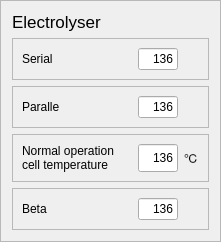
           <widget class="QFrame" name="frame_13">
            <property name="minimumSize">
             <size>
              <width>203</width>
              <height>0</height>
             </size>
            </property>
            <property name="frameShape">
             <enum>QFrame::StyledPanel</enum>
            </property>
            <property name="frameShadow">
             <enum>QFrame::Raised</enum>
            </property>
            <layout class="QVBoxLayout" name="verticalLayout_4">
             <item>
              <widget class="QLabel" name="label_31">
               <property name="font">
                <font>
                 <pointsize>13</pointsize>
                </font>
               </property>
               <property name="text">
                <string>Electrolyser</string>
               </property>
               <property name="textFormat">
                <enum>Qt::AutoText</enum>
               </property>
              </widget>
             </item>
             <item>
              <widget class="QFrame" name="frame_14">
               <property name="minimumSize">
                <size>
                 <width>0</width>
                 <height>20</height>
                </size>
               </property>
               <property name="frameShape">
                <enum>QFrame::StyledPanel</enum>
               </property>
               <property name="frameShadow">
                <enum>QFrame::Raised</enum>
               </property>
               <layout class="QHBoxLayout" name="horizontalLayout_10">
                <item>
                 <widget class="QLabel" name="label_22">
                  <property name="minimumSize">
                   <size>
                    <width>110</width>
                    <height>0</height>
                   </size>
                  </property>
                  <property name="text">
                   <string>Serial</string>
                  </property>
                  <property name="wordWrap">
                   <bool>true</bool>
                  </property>
                 </widget>
                </item>
                <item>
                 <widget class="QLineEdit" name="lineEdit_11">
                  <property name="minimumSize">
                   <size>
                    <width>40</width>
                    <height>0</height>
                   </size>
                  </property>
                  <property name="maximumSize">
                   <size>
                    <width>40</width>
                    <height>10000</height>
                   </size>
                  </property>
                  <property name="font">
                   <font>
                    <italic>false</italic>
                   </font>
                  </property>
                  <property name="text">
                   <string>136</string>
                  </property>
                  <property name="alignment">
                   <set>Qt::AlignRight|Qt::AlignTrailing|Qt::AlignVCenter</set>
                  </property>
                 </widget>
                </item>
                <item>
                 <widget class="QLabel" name="label_23">
                  <property name="text">
                   <string/>
                  </property>
                 </widget>
                </item>
               </layout>
              </widget>
             </item>
             <item>
              <widget class="QFrame" name="frame_15">
               <property name="frameShape">
                <enum>QFrame::StyledPanel</enum>
               </property>
               <property name="frameShadow">
                <enum>QFrame::Raised</enum>
               </property>
               <layout class="QHBoxLayout" name="horizontalLayout_11">
                <item>
                 <widget class="QLabel" name="label_25">
                  <property name="minimumSize">
                   <size>
                    <width>110</width>
                    <height>0</height>
                   </size>
                  </property>
                  <property name="text">
                   <string>Paralle</string>
                  </property>
                  <property name="wordWrap">
                   <bool>true</bool>
                  </property>
                 </widget>
                </item>
                <item>
                 <widget class="QLineEdit" name="lineEdit_12">
                  <property name="minimumSize">
                   <size>
                    <width>40</width>
                    <height>0</height>
                   </size>
                  </property>
                  <property name="maximumSize">
                   <size>
                    <width>40</width>
                    <height>10000</height>
                   </size>
                  </property>
                  <property name="font">
                   <font>
                    <italic>false</italic>
                   </font>
                  </property>
                  <property name="text">
                   <string>136</string>
                  </property>
                  <property name="alignment">
                   <set>Qt::AlignRight|Qt::AlignTrailing|Qt::AlignVCenter</set>
                  </property>
                 </widget>
                </item>
                <item>
                 <widget class="QLabel" name="label_26">
                  <property name="text">
                   <string/>
                  </property>
                 </widget>
                </item>
               </layout>
              </widget>
             </item>
             <item>
              <widget class="QFrame" name="frame_16">
               <property name="frameShape">
                <enum>QFrame::StyledPanel</enum>
               </property>
               <property name="frameShadow">
                <enum>QFrame::Raised</enum>
               </property>
               <layout class="QHBoxLayout" name="horizontalLayout_12">
                <item>
                 <widget class="QLabel" name="label_27">
                  <property name="minimumSize">
                   <size>
                    <width>110</width>
                    <height>0</height>
                   </size>
                  </property>
                  <property name="maximumSize">
                   <size>
                    <width>105</width>
                    <height>16777215</height>
                   </size>
                  </property>
                  <property name="text">
                   <string>Normal operation cell temperature</string>
                  </property>
                  <property name="wordWrap">
                   <bool>true</bool>
                  </property>
                 </widget>
                </item>
                <item>
                 <widget class="QLineEdit" name="lineEdit_13">
                  <property name="minimumSize">
                   <size>
                    <width>40</width>
                    <height>0</height>
                   </size>
                  </property>
                  <property name="maximumSize">
                   <size>
                    <width>40</width>
                    <height>10000</height>
                   </size>
                  </property>
                  <property name="font">
                   <font>
                    <italic>false</italic>
                   </font>
                  </property>
                  <property name="text">
                   <string>136</string>
                  </property>
                  <property name="alignment">
                   <set>Qt::AlignRight|Qt::AlignTrailing|Qt::AlignVCenter</set>
                  </property>
                 </widget>
                </item>
                <item>
                 <widget class="QLabel" name="label_28">
                  <property name="text">
                   <string>℃</string>
                  </property>
                 </widget>
                </item>
               </layout>
              </widget>
             </item>
             <item>
              <widget class="QFrame" name="frame_17">
               <property name="frameShape">
                <enum>QFrame::StyledPanel</enum>
               </property>
               <property name="frameShadow">
                <enum>QFrame::Raised</enum>
               </property>
               <layout class="QHBoxLayout" name="horizontalLayout_13">
                <item>
                 <widget class="QLabel" name="label_29">
                  <property name="minimumSize">
                   <size>
                    <width>110</width>
                    <height>0</height>
                   </size>
                  </property>
                  <property name="text">
                   <string>Beta</string>
                  </property>
                  <property name="wordWrap">
                   <bool>true</bool>
                  </property>
                 </widget>
                </item>
                <item>
                 <widget class="QLineEdit" name="lineEdit_14">
                  <property name="minimumSize">
                   <size>
                    <width>40</width>
                    <height>0</height>
                   </size>
                  </property>
                  <property name="maximumSize">
                   <size>
                    <width>40</width>
                    <height>10000</height>
                   </size>
                  </property>
                  <property name="font">
                   <font>
                    <italic>false</italic>
                   </font>
                  </property>
                  <property name="text">
                   <string>136</string>
                  </property>
                  <property name="alignment">
                   <set>Qt::AlignRight|Qt::AlignTrailing|Qt::AlignVCenter</set>
                  </property>
                 </widget>
                </item>
                <item>
                 <widget class="QLabel" name="label_30">
                  <property name="text">
                   <string/>
                  </property>
                 </widget>
                </item>
               </layout>
              </widget>
             </item>
            </layout>
           </widget>
